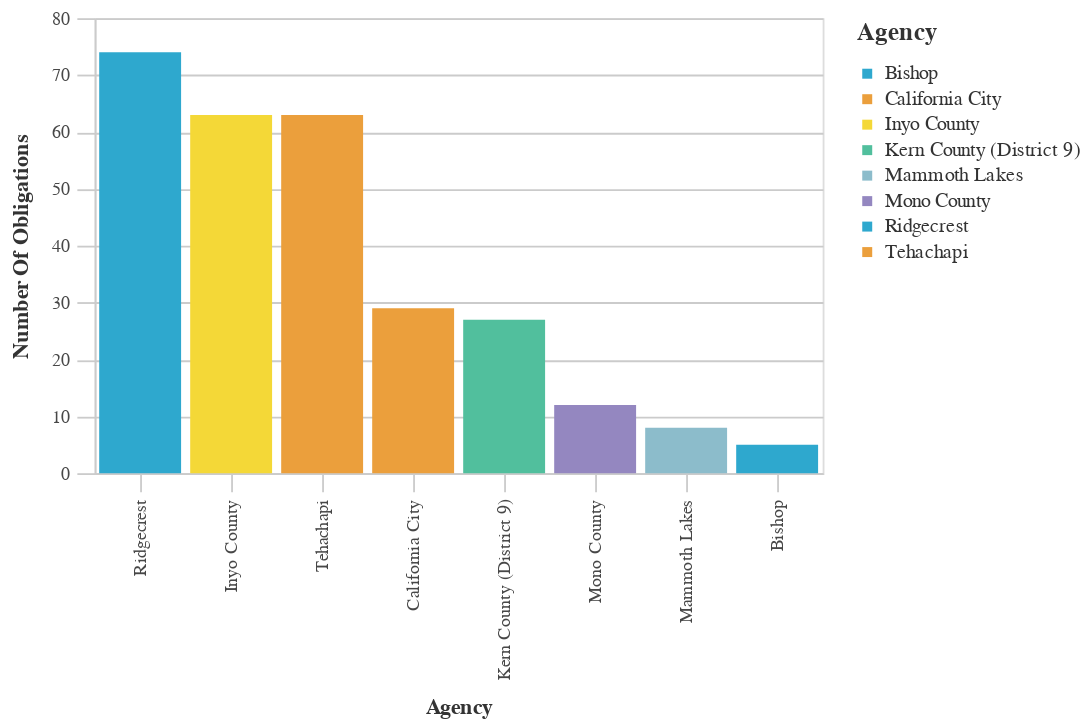

The code cell stored with this chart in its notebook:
### Markdown cell above
### Agencies With The Most Obligations

### Code cell
#Bar chart Agencies With The Most Obligations
chart_df = (df_top>>filter(_.variable=='primary_agency_name')).rename(columns={"value":"Agency",
                                 "count":"Number of Obligations"})
chart2 = (_dla_utils_reports.basic_bar_chart_no_save(chart_df, 'Agency', 'Number of Obligations', 'Agency', district))
    

display(chart2)

### Figure 1 — Vega-Lite specification as saved in the notebook (floating-point values rounded to 4 significant figures)
{"config": {"view": {"continuousWidth": 400, "continuousHeight": 300}, "axis": {"domainColor": "#cbcbcb", "grid": true, "gridColor": "#cbcbcb", "gridWidth": 1, "labelColor": "#474747", "labelFont": "Nunito Sans", "labelFontSize": 10, "labelPadding": 4, "tickColor": "#cbcbcb", "tickSize": 10, "titleColor": "#333", "titleFont": "Raleway", "titleFontSize": 12, "titlePadding": 10}, "axisBand": {"grid": false}, "background": "white", "font": "Raleway", "header": {"labelFont": "Nunito Sans", "titleFont": "Raleway"}, "legend": {"labelColor": "#333", "labelFont": "Nunito Sans", "labelFontSize": 11, "labelLimit": 0, "padding": 1, "symbolSize": 30, "symbolType": "square", "titleColor": "#333", "titleFont": "Raleway", "titleFontSize": 14, "titlePadding": 10}, "title": {"anchor": "middle", "font": "Raleway", "fontSize": 18, "fontWeight": 300, "offset": 20}}, "data": {"name": "data-2396e78c1a9b1589da797efcb4f991b1"}, "mark": "bar", "encoding": {"color": {"field": "Agency", "legend": {"symbolLimit": 10, "title": "Agency"}, "scale": {"range": ["#2EA8CE", "#EB9F3C", "#F4D837", "#51BF9D", "#8CBCCB", "#9487C0"]}, "type": "nominal"}, "tooltip": [{"field": "Agency", "type": "nominal"}, {"field": "Number of Obligations", "type": "quantitative"}], "x": {"field": "Agency", "sort": "-y", "title": "Agency", "type": "nominal"}, "y": {"field": "Number of Obligations", "title": "Number Of Obligations", "type": "quantitative"}}, "height": 250, "width": 400, "$schema": "https://vega.github.io/schema/vega-lite/v4.17.0.json", "datasets": {"data-2396e78c1a9b1589da797efcb4f991b1": [{"Agency": "Ridgecrest", "Number of Obligations": 74, "variable": "primary_agency_name"}, {"Agency": "Inyo County", "Number of Obligations": 63, "variable": "primary_agency_name"}, {"Agency": "Tehachapi", "Number of Obligations": 63, "variable": "primary_agency_name"}, {"Agency": "California City", "Number of Obligations": 29, "variable": "primary_agency_name"}, {"Agency": "Kern County (District 9)", "Number of Obligations": 27, "variable": "primary_agency_name"}, {"Agency": "Mono County", "Number of Obligations": 12, "variable": "primary_agency_name"}, {"Agency": "Mammoth Lakes", "Number of Obligations": 8, "variable": "primary_agency_name"}, {"Agency": "Bishop", "Number of Obligations": 5, "variable": "primary_agency_name"}]}}
